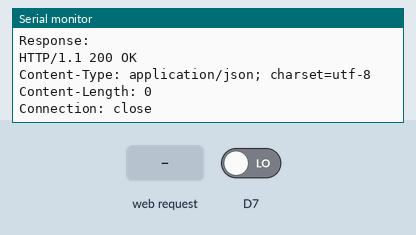
The sketch below on a simulated ESP8266 (NodeMCU). On the bench: the last lines printed to the serial monitor. The test bench sets the inputs (shaded band); at power-on: D7 LOW. WiFi joins after 1.5 s; servers stay silent unless stated; uploads are accepted with an empty reply.

Above: at 3.9 s.
4.0 s: HTTP request GET /startJob received
At 4.19 s:
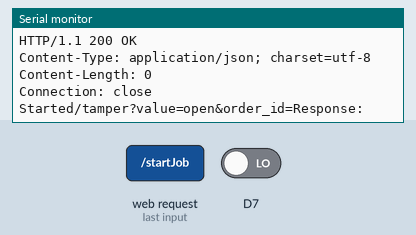
5.5 s: HTTP request GET /startJob?order_id=1 received
At 6.8 s:
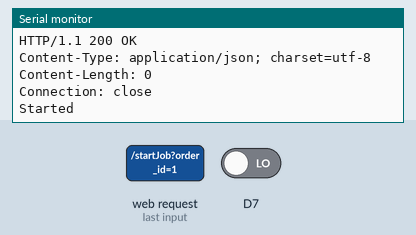

Measured:
- after the input at 4.0 s, the serial monitor: prints a new line at once (image 1)
- after the input at 5.5 s, the serial monitor: prints a new line at once (image 2)

The sketch:

smartDeliveryNode-MCU.ino
```cpp
#include<ESP8266WiFi.h>
#include<ESP8266WebServer.h>

const char *ssid = "DarksunJ";
const char *password = "9810166770";
const char *host = "192.168.29.214";

WiFiClient client;
ESP8266WebServer server;

const int sleepTimeSeconds = 2;

void setup() {
  // put your setup code here, to run once:
  pinMode(D7, INPUT);
  WiFi.begin(ssid, password);
  Serial.begin(115200);
  while(WiFi.status() != WL_CONNECTED) {
    Serial.print(".");
    delay(500);
  }
  Serial.println("Connected");
  Serial.println(WiFi.localIP().toString());
  if(client.connect(host,3000)) {
    String url = "/connectBOX?ip_addr=";
    client.print(String("GET ") + url + WiFi.localIP().toString() + " HTTP/1.1\r\n" + "Host: " + host + "\r\n" + "Connection: keep-alive\r\n\r\n");
    delay(10);
    Serial.println("Response: ");
    while(client.available()) {
      String line = client.readStringUntil('\r');
      Serial.print(line);
    }
  }

  server.on("/startJob",startJob);
  server.on("/finishJob",finishJob);
  server.begin();
}

String order_id = "";
int in_job = 0;
int message_sent = 0;

void startJob(){
  order_id = server.arg("order_id");
  in_job = 1;
  Serial.print("Started");
  server.send(200,"text/plain", String("Started"));
}

void finishJob(){
  in_job = 0;
  message_sent = 0;
  server.send(200,"text/plain",String("Finish"));
}

void loop() {
  if(in_job){
    int sensor_value = digitalRead(D7);
    if(sensor_value == 0 && message_sent == 0) {
      sendMessage("open");
    }
  }
  server.handleClient();
}

void sendMessage(char* value) {
  if(client.connect(host,3000)) {
    String url = "/tamper?value=";
    url += String(value);
    url += "&order_id="+order_id;
    Serial.print(url);
    client.print(String("GET ") + url + " HTTP/1.1\r\n" + "Host: " + host + "\r\n" + "Connection: keep-alive\r\n\r\n");
    delay(10);
    Serial.println("Response: ");
    while(client.available()) {
      String line = client.readStringUntil('\r');
      Serial.print(line);
      message_sent = 1;
    }
  }
}
```
